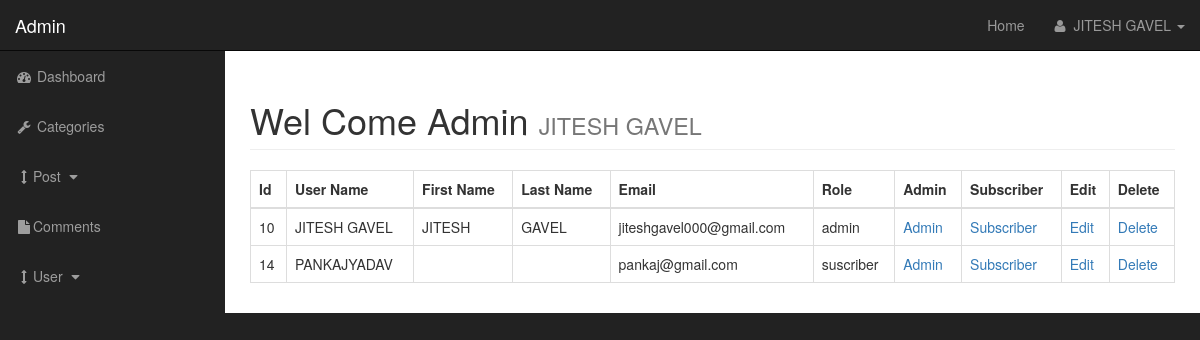
Screenshot of /admin/user.php (signed in) with the database file from the repository.
### tables this page shows
CREATE TABLE `users` (
  `user_id` int(11) NOT NULL,
  `user_name` varchar(255) NOT NULL,
  `user_password` varchar(255) NOT NULL,
  `user_firstname` varchar(255) NOT NULL,
  `user_lastname` varchar(255) NOT NULL,
  `user_email` varchar(255) NOT NULL,
  `user_image` text NOT NULL,
  `user_role` varchar(255) NOT NULL,
  `randsalt` varchar(255) NOT NULL
);

### admin/include/view_all_user.php (the view, shortened to what this page needs)
<table class="table table-bordered table-hover">
                            <thead>
                                <tr>
                                    <th>Id</th>
                                    <th>User Name</th>
                                    <th>First Name</th>
                                    <th>Last Name</th>
                                    <th>Email</th>
                                    <th>Role</th>
                                  <?php  if($_SESSION['user_role'] == 'admin')
                                    {
                                        echo  "<th>Admin</th>
                                            <th>Subscriber</th>
                                            <th>Edit</th>
                                            <th>Delete</th>";
                                            }
                                   ?>
                                </tr>
                            </thead>
                            <tbody>
                            <?php
                                $query = "SELECT * FROM users";
                                $select_users = mysqli_query($con,$query);
                                while($row = mysqli_fetch_assoc($select_users))
                                {
                                    $user_id = $row['user_id'];
                                    $user_name = $row['user_name'];
                                    $user_firstname = $row['user_firstname'];
                                    $user_lastname = $row['user_lastname'];
                                    $user_email = $row['user_email'];
                                    $user_role = $row['user_role'];
                                    echo "<tr>";
                                    echo "<td> $user_id</td>";
                                    echo "<td> $user_name</td>";
                                    echo "<td>  $user_firstname </td>";
                                    echo "<td> $user_lastname </td>";
                                    echo "<td> $user_email</td>";
                                    echo "<td> $user_role</td>";
                                    if($_SESSION['user_role'] == 'admin')
                                    {
                                    echo "<td><a href='user.php? admin={$user_id}'>Admin</a></td>";
                                    echo "<td><a href='user.php? sub={$user_id}'>Subscriber</a></td>";
                                    echo "<td><a href='user.php? source=edit_user&edit_user={$user_id}'>Edit</a></td>";
                                    echo "<td><a href='user.php? delete=$user_id'>Delete</a></td>";
                                    echo "</tr>";
                                    }
                                }
                            ?>
                            </tbody>
                        </table>

### admin/css/sb-admin.css (style rules this page uses)
body { margin-top: 100px; background-color: #222; }
@media (min-width:768px) { body { margin-top: 50px; } }

### rows the page displays
users: user_id "10", user_name "JITESH GAVEL", user_firstname "JITESH", user_lastname "GAVEL", user_email "jiteshgavel000@gmail.com", user_role "admin"
users: user_id "14", user_name "PANKAJYADAV", user_email "pankaj@gmail.com", user_role "suscriber"

### other values shown
$_SESSION['username'] "JITESH GAVEL"
